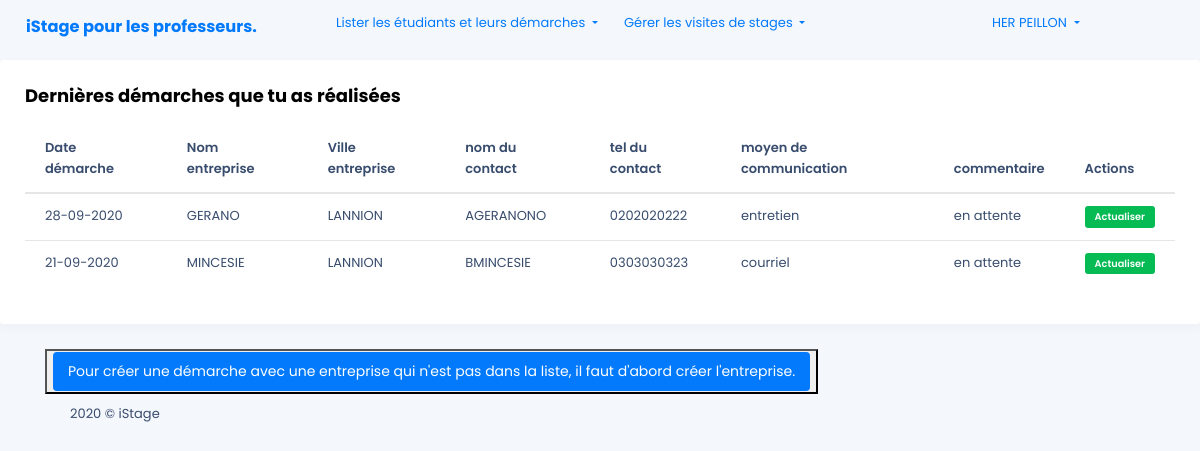
/front_end/lister_demarches.php (signed in), run on the app's committed database.
### tables this page shows
CREATE TABLE IF NOT EXISTS SALARIE
 (
   ID_SALARIE SMALLINT  AUTO_INCREMENT ,
   ID_ENTREPRISE SMALLINT NOT NULL  ,
   NOM_SALARIE CHAR(32) NOT NULL  ,
   PRENOM_SALARIE CHAR(32) NOT NULL  ,
   TEL_SALARIE CHAR(10) NOT NULL  ,
   EMAIL_SALARIE CHAR(32) NOT NULL  
   , PRIMARY KEY (ID_SALARIE) 
 );

CREATE TABLE IF NOT EXISTS DEMARCHE
 (
   ID_DEMARCHE SMALLINT AUTO_INCREMENT ,
   ID_ETUDIANT SMALLINT NOT NULL  ,
   ID_MOYEN SMALLINT NOT NULL  ,
   ID_SALARIE SMALLINT NOT NULL  ,
   DATE_DEMARCHE DATETIME NOT NULL  ,
   COMMENTAIRE CHAR(255) NOT NULL  
   , PRIMARY KEY (ID_DEMARCHE) 
 );

CREATE TABLE IF NOT EXISTS ENTREPRISE
 (
   ID_ENTREPRISE SMALLINT AUTO_INCREMENT ,
   NOM_ENTREPRISE CHAR(32) NOT NULL  ,
   ADRESSE_ENTREPRISE CHAR(255) NOT NULL  ,
   CP_ENTREPRISE CHAR(5) NOT NULL  ,
   VILLE_ENTREPRISE CHAR(32) NOT NULL  ,
   TEL_ENTREPRISE CHAR(10) NOT NULL  ,
   EMAIL_ENTREPRISE CHAR(32) NOT NULL  ,
   REFUS_ANNEESIO1 BOOLEAN NOT NULL DEFAULT FALSE ,
   REFUS_ANNEE_SIO2 BOOLEAN NOT NULL  DEFAULT FALSE 
   , PRIMARY KEY (ID_ENTREPRISE) 
 );

CREATE TABLE IF NOT EXISTS MOYENCOM
 (
   ID_MOYEN SMALLINT AUTO_INCREMENT ,
   LIBELLE_MOYEN CHAR(32) NOT NULL  
   , PRIMARY KEY (ID_MOYEN) 
 );

### back_end/show-data_etudiant.php (called while the page is built, shortened)
<?php
$id_et=$_SESSION['id'];
$stmt = $db->prepare(
    "SELECT ENTREPRISE.ID_ENTREPRISE, NOM_ENTREPRISE,VILLE_ENTREPRISE, NOM_SALARIE,
           TEL_SALARIE,DATE_DEMARCHE,COMMENTAIRE,LIBELLE_MOYEN
        FROM salarie,demarche,entreprise,moyencom
        WHERE MOYENCOM.ID_MOYEN=DEMARCHE.ID_MOYEN AND
              DEMARCHE.ID_SALARIE=SALARIE.ID_SALARIE AND
            ENTREPRISE.ID_ENTREPRISE= SALARIE.ID_ENTREPRISE AND
            DEMARCHE.ID_ETUDIANT=:id
        ORDER BY DATE_DEMARCHE  DESC"
);
$stmt->bindValue(':id', $id_et, PDO::PARAM_INT);
$stmt->execute();
$demarches = $stmt->fetchAll(PDO::FETCH_BOTH);
?>

### front_end/lister_dern_dem_et.php (the view)
<div class="row">
    <div class="col-md-12">
        <div class="card">
            <div class="card-body">
                 <h5 class="card-title">Dernières démarches que tu as réalisées</h5>
                 <div class="table-responsive">
                 <table class="table">
                        <thead>
                            <tr>
                                                <th scope="col">Date démarche</th>
                                                <th scope="col">Nom entreprise</th>
                                                <th scope="col">Ville entreprise</th>
                                                <th scope="col">nom du contact</th>
                                                <th scope="col">tel du contact</th>
                                                <th scope="col">moyen de communication</th>
                                                <th scope="col">commentaire</th>
                                                <th scope="col">Actions</th>
                             </tr>
                        </thead>
                        <tbody>
                            <?php
                                 foreach( $demarches as $row ) {
                                    echo '
                                    <tr>
                                        <td>'. join('-',array_reverse(explode('-',substr($row['DATE_DEMARCHE'],0,10)))).'</td>
                                        <td>'. $row['NOM_ENTREPRISE'].'</td>
                                        <td>'. $row['VILLE_ENTREPRISE'].'</td>
                                        <td>'. $row['NOM_SALARIE'].'</td>
                                        <td>'. $row['TEL_SALARIE'].'</td>
                                        <td>'. $row['LIBELLE_MOYEN'].'</td>
                                        <td>'. $row['COMMENTAIRE'].'</td>
                                        <td>
                                            <a href="creer_demarche.php?id='.$row['ID_ENTREPRISE'].'" <span class="badge badge-success">Actualiser</span></a>
                                        </td>
                                    </tr>
                                '; } ?>
                        </tbody>
                    </table>
                 </div>
            </div>
        </div>
    </div>
</div>

### front_end/lister_demarches.php (shortened to what this page needs)
<!DOCTYPE html>
<html lang="en">
    <?php
    include '../includes/header.php';
    include '../back_end/show-data_etudiant.php';
    ?>
    <body>
    <?php  include '../includes/barnav.php';
           include 'lister_dern_dem_et.php'; ?>
    <div class="container">
        <div class="row">
          <div class="col-sm-12">
            <button type="button" name="creer_entreprise" >
            <a href="creer_entreprise.php" class="btn btn-block btn-primary btn-lg">Pour créer une démarche avec une entreprise qui n'est pas dans la liste, il faut d'abord créer l'entreprise.</a>
            </button>
          </div>
        </div>
    </div>
    <div class="lime-footer">
                <div class="container">
                    <div class="row">
                        <div class="col-md-12">
                            <span class="footer-text">2020 © iStage</span>
                        </div>
                    </div>
                </div>
            </div>
    </body>
</html>

### includes/header.php (shortened to what this page needs)
<head>
    <link rel="stylesheet" href="https://maxcdn.bootstrapcdn.com/bootstrap/4.0.0/css/bootstrap.min.css">
    <link href="../assets/plugins/font-awesome/css/all.min.css" rel="stylesheet">
    <link href="../assets/plugins/toastr/toastr.min.css" rel="stylesheet">
    <link href="../assets/css/custom.css" rel="stylesheet">
    <link href="../assets/css/lime.min.css" rel="stylesheet">
</head>

### includes/barnav.php (shortened to what this page needs)
<nav class="navbar navbar-expand-lg">
<?php
if ($_SESSION['rank'] == "professeur") {
    echo'
    <h2 class="navbar-brand nav-link" >
      <a
        href="tdb_professeur.php">
           iStage  pour les  professeurs.
      </a>
    </h2>
    <ul class=" collapse navbar-collapse">
        <li class="nav-link dropdown">
            <a class="dropdown-toggle" data-toggle="dropdown" href="#">
                 Lister les étudiants et leurs démarches
            </a>
              <ul class="dropdown-menu">
                  <li>
                  <a href="lister_entreprises.php?classe=SIO1"> BTS SIO1</a>
                  </li>
                  <li>
                  <a href="lister_entreprises.php?classe=SIO2"> BTS SIO2</a>
                  </li>
              </ul>
       </li>
        <li class="nav-link dropdown">
              <a class="dropdown-toggle" data-toggle="dropdown" href="#">
                Gérer les visites de stages
              </a>
              <ul class="dropdown-menu">
                  <li>
                  <a href="emettre_voeux.php"> émettre des voeux de visites</a>
                  </li>
                  <li>
                  <a href="afficher_visites.php"> afficher les visites fixées</a>
                  </li>
              </ul>
        </li>
  </ul>
  ';
}
?>
    <ul class=" collapse navbar-collapse">
          <li class=" nav-link dropdown">
             <a class="dropdown-toggle" data-toggle="dropdown" href="#">
                 <i class="fad fa-user-tag mr-3"></i>
             <?php echo ucfirst($_SESSION['prenom'])." ".ucfirst($_SESSION['nom']); ?>
             </a>
          </li>
    </ul>
</nav>

### assets/css/custom.css (style rules this page uses)
body { font-size: 1rem; font-family: Roboto, sans-serif; font-weight: initial; line-height: normal; -webkit-font-smoothing: antialiased }
.h1, .h2, .h3, .h4, .h5, .h6, h1, h2, h3, h4, h5, h6 { font-weight: 700 }
.h2, h2 { font-size: 1.875rem }
.h5, h5 { font-size: 1rem }
body, html { overflow-x: hidden; padding-right: 0 !important }
* { box-sizing: border-box }

### data on the page
salarie: demarche.DATE_DEMARCHE "28-09-2020", ID_ENTREPRISE.NOM_ENTREPRISE "GERANO", ID_ENTREPRISE.VILLE_ENTREPRISE "LANNION", NOM_SALARIE "AGERANONO", TEL_SALARIE "0202020222", moyencom.LIBELLE_MOYEN "entretien", demarche.COMMENTAIRE "en attente"
salarie: demarche.DATE_DEMARCHE "21-09-2020", ID_ENTREPRISE.NOM_ENTREPRISE "MINCESIE", ID_ENTREPRISE.VILLE_ENTREPRISE "LANNION", NOM_SALARIE "BMINCESIE", TEL_SALARIE "0303030323", moyencom.LIBELLE_MOYEN "courriel", demarche.COMMENTAIRE "en attente"

### other printed values
$_SESSION['prenom'] "HER"
$_SESSION['nom'] "PEILLON"
